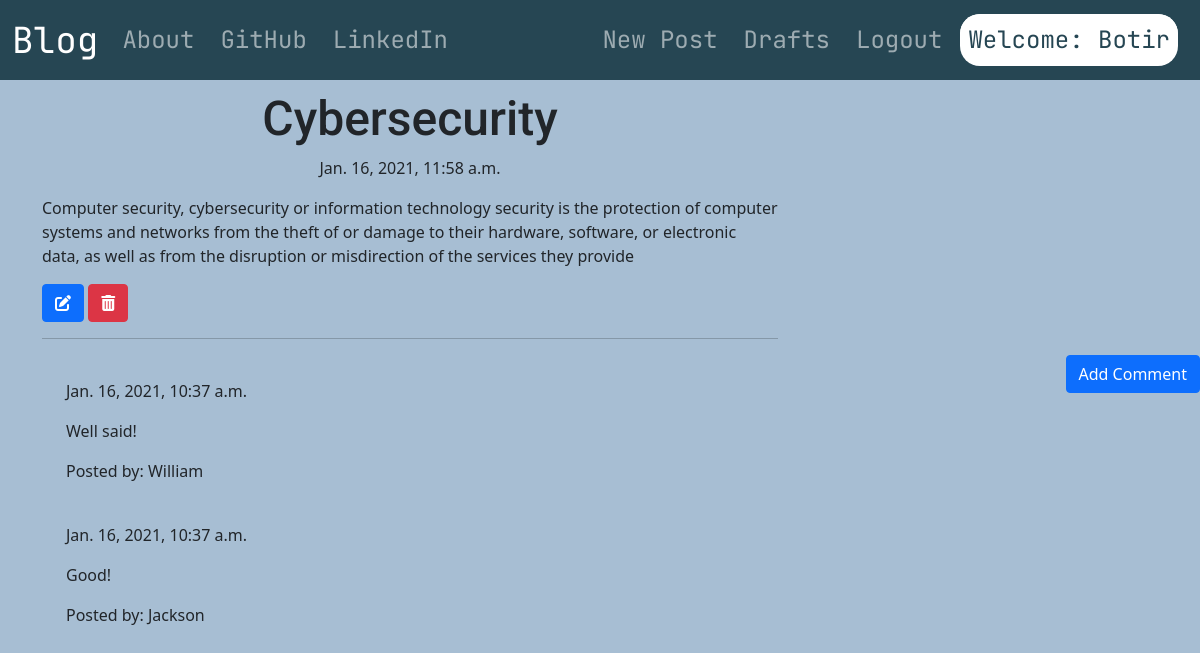
Page /post/11/ (signed in) on the committed database.
### blog/models.py (models this page shows, shortened)
class Post(models.Model):
    author = models.ForeignKey('auth.User', on_delete=models.CASCADE)
    title = models.CharField(max_length=200)
    text = models.TextField()
    created_date = models.DateTimeField(default=timezone.now)
    published_date = models.DateTimeField(blank=True, null=True)

class Comment(models.Model):
    post = models.ForeignKey('blog.Post', related_name='comments',  on_delete=models.CASCADE)
    author = models.CharField(max_length=200)
    text = models.TextField()
    created_date = models.DateTimeField(default=timezone.now())
    approved_comment = models.BooleanField(default=False)

### blog/views.py (the view)
class PostDetailView(DetailView):
    model = Post

### blog/templates/blog/post_detail.html (shortened to what this page needs)
{% extends "blog/base.html" %}
{% block content %}
  <h1 class="posttitle">{{ post.title }}</h1>
  {% if post.published_date %}
  <div class="date postdate">
    {{ post.published_date }}
  </div>
  {% else %}
  <a class="btn btn-secondary" href="{% url 'post_publish' pk=post.pk %}">Publish</a>
  {% endif %}
  <p class="postcontent">{{ post.text|safe|linebreaks }}</p>
  {% if user.is_authenticated %}
    <a class='btn btn-primary' href="{% url 'update_post' pk=post.pk %}">
      <i class="fas fa-edit"></i></a>
    <a class='btn btn-danger' href="{% url 'delete_post' pk=post.pk %}">
      <i class="fas fa-trash-alt"></i></a>
  {% endif %}
  <hr>
  <a class="btn btn-primary btn-comment" href="{% url 'add_comment_to_post' pk=post.pk %}">Add Comment</a>
  <div class="container">
    {% for comment in post.comments.all %}
    <br>
      {% if user.is_authenticated or comment.approved_comment %}
        {{ comment.created_date }}
        <p>{{ comment.text|safe|linebreaksbr }}</p>
        <p>Posted by: {{ comment.author }}</p>
      {% endif %}
      {% empty %}
    <p>No Comments</p>
    {% endfor %}
  </div>
{% endblock %}

### blog/templates/blog/base.html (shortened to what this page needs)
<!DOCTYPE html>
{% load static %}
<html lang="en" dir="ltr">
  <head>
    <link href="https://cdn.jsdelivr.net/npm/bootstrap@5.0.0-beta1/dist/css/bootstrap.min.css" rel="stylesheet">
    <link rel="stylesheet" href="//cdn.jsdelivr.net/npm/medium-editor@latest/dist/css/medium-editor.min.css" type="text/css" media="screen" charset="utf-8">
    <link rel="stylesheet" href="{% static 'css/blog.css' %}">
    <link href="{% static 'fontawesome_free/css/fontawesome.css' %}" rel="stylesheet" type="text/css">
    <link href="{% static 'fontawesome_free/css/brands.css' %}" rel="stylesheet" type="text/css">
    <link href="{% static 'fontawesome_free/css/solid.css' %}" rel="stylesheet" type="text/css">
  </head>
  <body>
    <nav class="navbar navbar-expand-lg fontfam navbar-dark " id='nav-custom'>
      <div class="container-fluid">
        <a class="navbar-brand bigbrand" href="{% url 'post_list' %}">Blog</a>
        <div class="collapse navbar-collapse" id="navbarNav">
          <ul class="navbar-nav">
            <li class="nav-item" id="nav-item">
              <a class="nav-link" href="{% url 'about' %}">About</a>
            </li>
            <li class="nav-item" id="nav-item">
              <a class="nav-link" href="https://github.com/botir-01">GitHub</a>
            </li>
            <li class="nav-item">
              <a class="nav-link" href="https://www.linkedin.com/in/botir-tursunov-a33341201">LinkedIn</a>
            </li>
          </ul>
          <ul class="navbar-nav ms-auto">
            {% if user.is_authenticated %}
            <li class="nav-item" id="nav-item">
              <a class="nav-link" href="{% url 'create_post' %}">New Post</a>
            </li>
            <li class="nav-item" id="nav-item">
              <a class="nav-link" href="{% url 'draft_list' %}">Drafts</a>
            </li>
            <li class="nav-item" id="nav-item">
              <a class="nav-link" href="{% url 'logout' %}">Logout</a>
            </li>
            <li class="nav-item" id="nav-item__welcome">
              <a id='color'>Welcome: {{ user.username }}</a>
            </li>
            {% else %}
            <li class="nav-item  id="nav-item"ms-auto">
              <a class="nav-link" href="{% url 'login' %}">
                <i class="fas fa-user-circle"></i></a>
            </li>
            {% endif %}
          </ul>
        </div>
      </div>
    </nav>
    <div class="content container">
      <div class="row">
        <div class="col-md-8">
          <div class="blog_posts">
            {% block content %}
            {% endblock %}
          </div>
        </div>
      </div>
    </div>
  </body>
</html>

### blog/static/css/blog.css (style rules this page uses)
* { margin: 0; padding: 0; box-sizing: border-box; }
body { background-color: #a7bed3; }
.fontfam { font-family: 'JetBrains Mono', monospace; font-size: 1.5em; margin-bottom: 10px; }
#color { padding-top: 8px; box-sizing: border-box; font-weight: 400; line-height: 1.5; padding-right: .5rem; padding-left: .5rem; display: block; background: #ffffff; border-radius: 20px; color: #264653; }
.bigbrand { font-size: 1.5em; }
.postdate { text-align: center; }
.posttitle { font-family: 'Roboto', sans-serif; font-size: 3em; text-align: center; }
.postcontent { font-family: 'Roboto', sans-serif; font-size: 1.5em; }
.btn-comment { position: absolute; right: 0px; }
:root { --yellow: #feb60a; --red: #ff0062; --blue: #00dbf9; --violet: #da00f7; }
.nav-item { margin-right: 10px; }
#nav-item__welcome { background: #ffffff; border-radius: 20px; }
#nav-custom { background-color: #264653; }

### rows in the picture
Post: title "Cybersecurity", published_date "Jan. 16, 2021, 11:58 a.m.", text "Computer security, cybersecurity or information technology security is the protection of computer systems and networks from the theft of or damage to their hardware, software, or electronic data, as well as from the disruption or misdirection of the services they provide"
Comment: created_date "Jan. 16, 2021, 10:37 a.m.", text "Well said!", author "William"
Comment: created_date "Jan. 16, 2021, 10:37 a.m.", text "Good!", author "Jackson"

### other values in the picture
{{ user.username }} "Botir"
